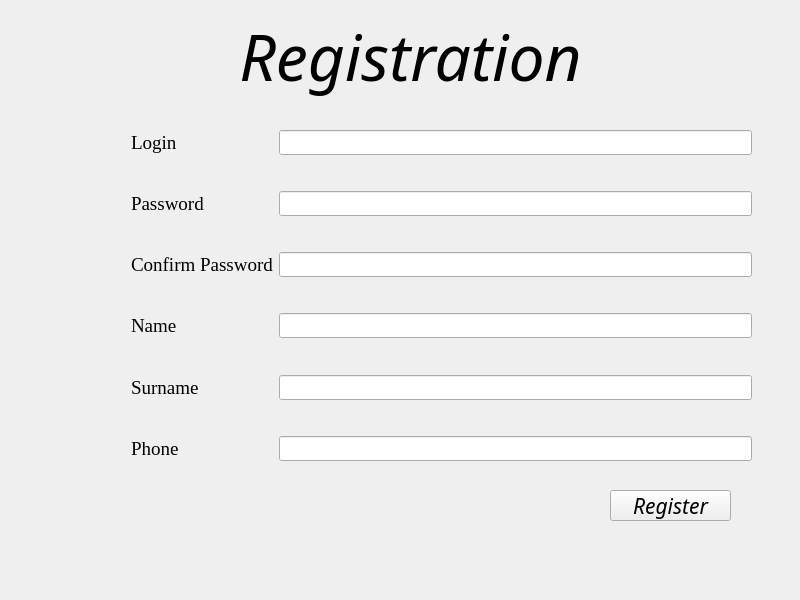
<?xml version="1.0" encoding="UTF-8"?>
<ui version="4.0">
 <class>Registration</class>
 <widget class="QWidget" name="Registration">
  <property name="geometry">
   <rect>
    <x>0</x>
    <y>0</y>
    <width>800</width>
    <height>600</height>
   </rect>
  </property>
  <property name="sizePolicy">
   <sizepolicy hsizetype="Fixed" vsizetype="Fixed">
    <horstretch>0</horstretch>
    <verstretch>0</verstretch>
   </sizepolicy>
  </property>
  <property name="minimumSize">
   <size>
    <width>800</width>
    <height>600</height>
   </size>
  </property>
  <property name="maximumSize">
   <size>
    <width>800</width>
    <height>600</height>
   </size>
  </property>
  <property name="focusPolicy">
   <enum>Qt::TabFocus</enum>
  </property>
  <property name="windowTitle">
   <string>Kateframe</string>
  </property>
  <property name="windowIcon">
   <iconset>
    <normaloff>../../../../../../../../../Desktop/Makeup_1.jpg</normaloff>../../../../../../../../../Desktop/Makeup_1.jpg</iconset>
  </property>
  <widget class="QLabel" name="label">
   <property name="geometry">
    <rect>
     <x>160</x>
     <y>0</y>
     <width>501</width>
     <height>111</height>
    </rect>
   </property>
   <property name="font">
    <font>
     <family>Monotype Corsiva</family>
     <pointsize>48</pointsize>
     <italic>true</italic>
    </font>
   </property>
   <property name="text">
    <string>Registration</string>
   </property>
   <property name="alignment">
    <set>Qt::AlignCenter</set>
   </property>
  </widget>
  <widget class="QWidget" name="layoutWidget">
   <property name="geometry">
    <rect>
     <x>131</x>
     <y>115</y>
     <width>621</width>
     <height>361</height>
    </rect>
   </property>
   <layout class="QHBoxLayout" name="horizontalLayout">
    <item>
     <layout class="QVBoxLayout" name="verticalLayout_2">
      <item>
       <widget class="QLabel" name="label_2">
        <property name="font">
         <font>
          <family>Times New Roman</family>
          <pointsize>14</pointsize>
         </font>
        </property>
        <property name="text">
         <string>Login</string>
        </property>
       </widget>
      </item>
      <item>
       <widget class="QLabel" name="label_3">
        <property name="font">
         <font>
          <family>Times New Roman</family>
          <pointsize>14</pointsize>
         </font>
        </property>
        <property name="text">
         <string>Password</string>
        </property>
       </widget>
      </item>
      <item>
       <widget class="QLabel" name="label_4">
        <property name="font">
         <font>
          <family>Times New Roman</family>
          <pointsize>14</pointsize>
         </font>
        </property>
        <property name="text">
         <string>Confirm Password</string>
        </property>
       </widget>
      </item>
      <item>
       <widget class="QLabel" name="label_5">
        <property name="font">
         <font>
          <family>Times New Roman</family>
          <pointsize>14</pointsize>
         </font>
        </property>
        <property name="text">
         <string>Name</string>
        </property>
       </widget>
      </item>
      <item>
       <widget class="QLabel" name="label_7">
        <property name="font">
         <font>
          <family>Times New Roman</family>
          <pointsize>14</pointsize>
         </font>
        </property>
        <property name="text">
         <string>Surname</string>
        </property>
       </widget>
      </item>
      <item>
       <widget class="QLabel" name="label_6">
        <property name="font">
         <font>
          <family>Times New Roman</family>
          <pointsize>14</pointsize>
         </font>
        </property>
        <property name="text">
         <string>Phone</string>
        </property>
       </widget>
      </item>
     </layout>
    </item>
    <item>
     <layout class="QVBoxLayout" name="verticalLayout">
      <item alignment="Qt::AlignVCenter">
       <widget class="QLineEdit" name="loginEdit">
        <property name="minimumSize">
         <size>
          <width>0</width>
          <height>25</height>
         </size>
        </property>
        <property name="alignment">
         <set>Qt::AlignLeading|Qt::AlignLeft|Qt::AlignVCenter</set>
        </property>
       </widget>
      </item>
      <item alignment="Qt::AlignVCenter">
       <widget class="QLineEdit" name="passwordEdit">
        <property name="minimumSize">
         <size>
          <width>0</width>
          <height>25</height>
         </size>
        </property>
        <property name="echoMode">
         <enum>QLineEdit::Password</enum>
        </property>
        <property name="alignment">
         <set>Qt::AlignLeading|Qt::AlignLeft|Qt::AlignVCenter</set>
        </property>
       </widget>
      </item>
      <item alignment="Qt::AlignVCenter">
       <widget class="QLineEdit" name="passwordEdit_2">
        <property name="minimumSize">
         <size>
          <width>0</width>
          <height>25</height>
         </size>
        </property>
        <property name="echoMode">
         <enum>QLineEdit::Password</enum>
        </property>
        <property name="alignment">
         <set>Qt::AlignLeading|Qt::AlignLeft|Qt::AlignVCenter</set>
        </property>
       </widget>
      </item>
      <item alignment="Qt::AlignVCenter">
       <widget class="QLineEdit" name="nameEdit">
        <property name="minimumSize">
         <size>
          <width>0</width>
          <height>25</height>
         </size>
        </property>
        <property name="inputMask">
         <string/>
        </property>
        <property name="frame">
         <bool>true</bool>
        </property>
        <property name="alignment">
         <set>Qt::AlignLeading|Qt::AlignLeft|Qt::AlignVCenter</set>
        </property>
        <property name="clearButtonEnabled">
         <bool>false</bool>
        </property>
       </widget>
      </item>
      <item alignment="Qt::AlignVCenter">
       <widget class="QLineEdit" name="surnameEdit">
        <property name="minimumSize">
         <size>
          <width>0</width>
          <height>25</height>
         </size>
        </property>
        <property name="alignment">
         <set>Qt::AlignLeading|Qt::AlignLeft|Qt::AlignVCenter</set>
        </property>
       </widget>
      </item>
      <item alignment="Qt::AlignVCenter">
       <widget class="QLineEdit" name="phoneEdit">
        <property name="minimumSize">
         <size>
          <width>0</width>
          <height>25</height>
         </size>
        </property>
        <property name="alignment">
         <set>Qt::AlignLeading|Qt::AlignLeft|Qt::AlignVCenter</set>
        </property>
       </widget>
      </item>
     </layout>
    </item>
   </layout>
  </widget>
  <widget class="QPushButton" name="registerButton">
   <property name="geometry">
    <rect>
     <x>610</x>
     <y>490</y>
     <width>121</width>
     <height>31</height>
    </rect>
   </property>
   <property name="font">
    <font>
     <family>Monotype Corsiva</family>
     <pointsize>16</pointsize>
     <italic>true</italic>
    </font>
   </property>
   <property name="text">
    <string>Register</string>
   </property>
  </widget>
 </widget>
 <resources/>
 <connections/>
</ui>
